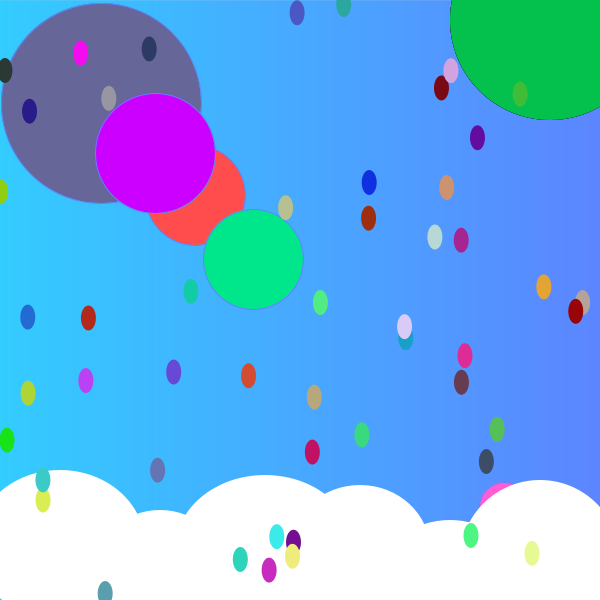
Frame 1 (no input)
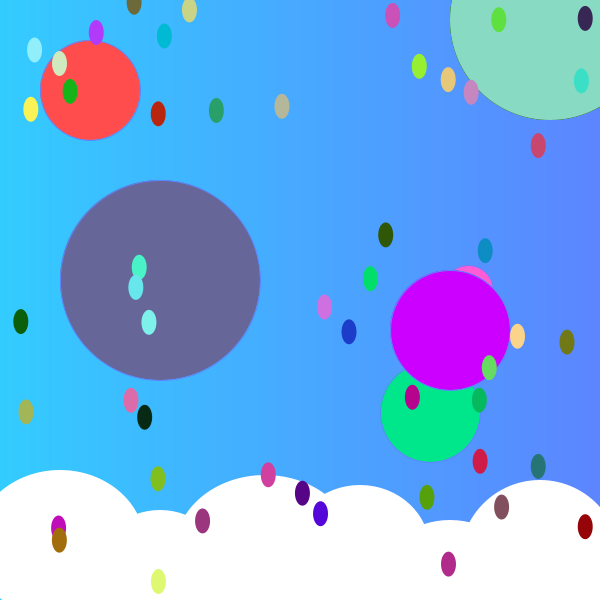
Frame 60 (the mouse pressed at the canvas centre just before this capture)
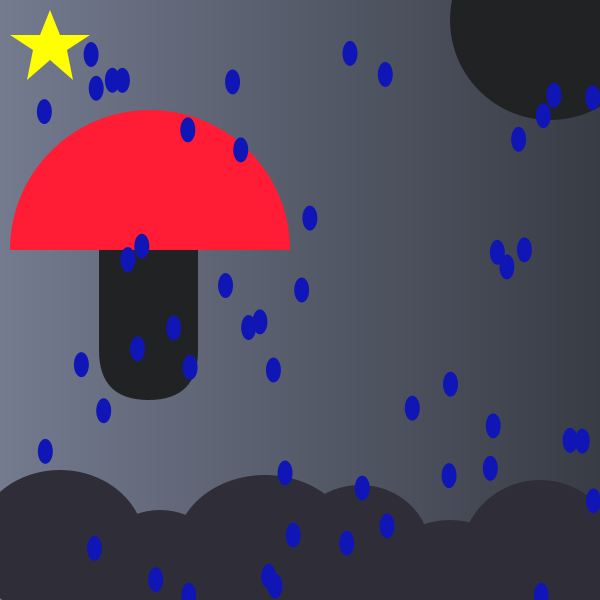
Frame 120 (the mouse held since frame 60 and released just before this capture)

The Processing sketch that drew these frames (run headless with seeded random() and noise(); from frame 60 on, the mouse is pressed at the canvas centre):

// Processing sketch: CatherineChung_Proj1_FINAL
// ── CatherineChung_Proj1_FINAL.pde
//ADJECTIVE: AMBIGUOUS WITH A LITTLE HOPE
//background gradient
int u = 0;
int h = 200; 
color b1,b2; 
color b3,b4;
//vectors for balloons
PVector grayLo;
PVector grayVe;
PVector redLo;
PVector redVe;
PVector pinkLo;
PVector pinkVe;
PVector greenLo;
PVector greenVe;
PVector yellowLo;
PVector yellowVe; 
PVector purpleLo;
PVector purpleVe;
// raindrop class call
Raindrop h1;
Raindrop [] rain = new Raindrop[50];
//suncolor array
int sun [] = new int[10]; 
color regCloud = color(255,255,255);
color clkCloud = color(47,46,56);
void setup(){
  size(600,600); 
  b1 = color(51,204,255); 
  b2 = color(92,133,255); 
  b3 = color(116,123,143);
  b4 = color(56,60,69);
  grayLo = new PVector(100,100);
  grayVe = new PVector(1,3);
  redLo = new PVector(200,200);
  redVe = new PVector(-5,-5);
  pinkLo = new PVector(500,500);
  pinkVe = new PVector(4,7);
  greenLo = new PVector(250,250);
  greenVe = new PVector(3,9); 
  yellowLo = new PVector(550,550);
  yellowVe = new PVector(10,2); 
  purpleLo = new PVector(150,150);
  purpleVe = new PVector(5,3); 
}
void draw(){
    grayLo.add(grayVe);
    redLo.add(redVe);
    pinkLo.add(pinkVe);
    greenLo.add(greenVe);
    yellowLo.add(yellowVe); 
    purpleLo.add(purpleVe); 
    skyBckgrnd(b1,b2);
    grayBall();
    redBall();
    pinkBall();
    greenBall();
    yellowBall();
    purpleBall(); 
    cloud(regCloud);
    colorSun(); 
    for( int i = 0; i <rain.length; i++){
      rain[i] = new Raindrop( random(width), random(height));
      rain[i].dropTwo(); 
    }//for loop
    press();     
}//draw
void press(){
  if(mousePressed == true){
    skyBckgrnd(b3,b4);
    cloud(clkCloud);
    clkSun();  
    umbrella();
    star();
    for( int i = 0; i < rain.length; i++){ //raindrop for happy side (random colors for rain)
      rain[i] = new Raindrop( random(width), random(height));
      h1 = new Raindrop(random(width),random(height));
      rain[i].drop();
    }//for loop
  } //mousepressed
}
void grayBall(){
    if((grayLo.x >width) || (grayLo.x <0)) {
      grayVe.x = grayVe.x *-1;
    }
    if((grayLo.y > height) || (grayLo.y <0)) {
      grayVe.y = grayVe.y * -1;
    }
    fill(102, 102, 153);
    ellipse(grayLo.x,grayLo.y,200,200); 
}
void redBall(){
    if((redLo.x >width) || (redLo.x <0)) {
      redVe.x = redVe.x *-1;
    }
    if((redLo.y > height) || (redLo.y <0)) {
      redVe.y = redVe.y * -1;
    }
    fill(255,77,77);
    ellipse(redLo.x,redLo.y,100,100);
}
void pinkBall(){
    if((pinkLo.x >width) || (pinkLo.x <0)) {
      pinkVe.x = pinkVe.x *-1;
    }
    if((pinkLo.y > height) || (pinkLo.y <0)) {
      pinkVe.y = pinkVe.y * -1;
    }
    fill(255,92,214);
    ellipse(pinkLo.x,pinkLo.y,50,50); 
}
void greenBall(){
    if((greenLo.x >width) || (greenLo.x <0)) {
      greenVe.x = greenVe.x *-1;
    }
    if((greenLo.y > height) || (greenLo.y <0)) {
      greenVe.y = greenVe.y * -1;
    }
    fill(0,230,138);
    ellipse(greenLo.x,greenLo.y,100,100); 
}
void yellowBall(){
    if((yellowLo.x >width) || (yellowLo.x <0)) {
      yellowVe.x = yellowVe.x *-1;
    }
    if((yellowLo.y > height) || (yellowLo.y <0)) {
      yellowVe.y = yellowVe.y * -1;
    }
    fill(255,255,25);
    ellipse(yellowLo.x,yellowLo.y,70,70); 
}
void purpleBall(){
    if((purpleLo.x >width) || (purpleLo.x <0)) {
      purpleVe.x = purpleVe.x *-1;
    }
    if((purpleLo.y > height) || (purpleLo.y <0)) {
      purpleVe.y = purpleVe.y * -1;
    }
    fill(204,0,255);
    ellipse(purpleLo.x,purpleLo.y,120,120); 
}
void skyBckgrnd(color b, color d){ //passing in parameters to reuse for happy and dark side
    for (int i = u; i < width; i++) {
      float remap = map(i, u, height, 0, 1);
      color c = lerpColor(b, d, remap); // start, stop, amount
      stroke(c);
      line(i, u, i, height);
    }//for loop
  }//skyBckgrnd
void cloud(color c){
  fill(c);
  noStroke(); 
  //overlapping diferent sized circles to create cloud shape
  ellipse(60,545,170,150); 
  ellipse(160,570,130,120);
  ellipse(265,550,180,150); 
  ellipse(360,550,140,130);
  ellipse(450,570,130,100);
  ellipse(540,560,160,160);        
}
class Raindrop{
  float wi = random(width);
  float he = random(height);
  float x,y ; 
  Raindrop (float wi, float he){ //constructor
   x = wi; 
   y = he; 
  }
  void drop(){ //raindrop function
    fill(16,22,181); 
    ellipse(x,y,15,25);     
    if(y<height){
      x = wi;
      y = he;
    }
  }
    void dropTwo(){ //couldn't pass in parameters because it didn't do what I wanted
    fill(random(255),random(255),random(255)); 
    ellipse(x,y,15,25);     
    if(y<height){
      x = wi;
      y = he;
    }
  }
} //end of Raindrop class
void clkSun(){ //the sun in the dark side 
  fill(33,34,36);
  ellipse(550,20,200,200);
}
void colorSun(){ //sun in happy side. couldn't pass in parameters because it didn't do what I wanted. 
  for(int i=0; i < sun.length; i++){
    fill(random(255), random(255), random(255));
    ellipse(550,20, 200,200); 
  }
}//end of colorSun
void umbrella(){
  rect(99,200,99,200,100,280,100,280);
  fill(255,28,52);
  arc(150,250,280,280, PI, TWO_PI);
}
void star(){
  fill(255,255,0);
  strokeWeight(5);
  beginShape();
  vertex(50,10);
  vertex(60,35);
  vertex(90,35); 
  vertex(67,50); 
  vertex(73,80); 
  vertex(50,60); 
  vertex(27,80); 
  vertex(33,50); 
  vertex(10,35);
  vertex(40,35);
  endShape(CLOSE);
}
